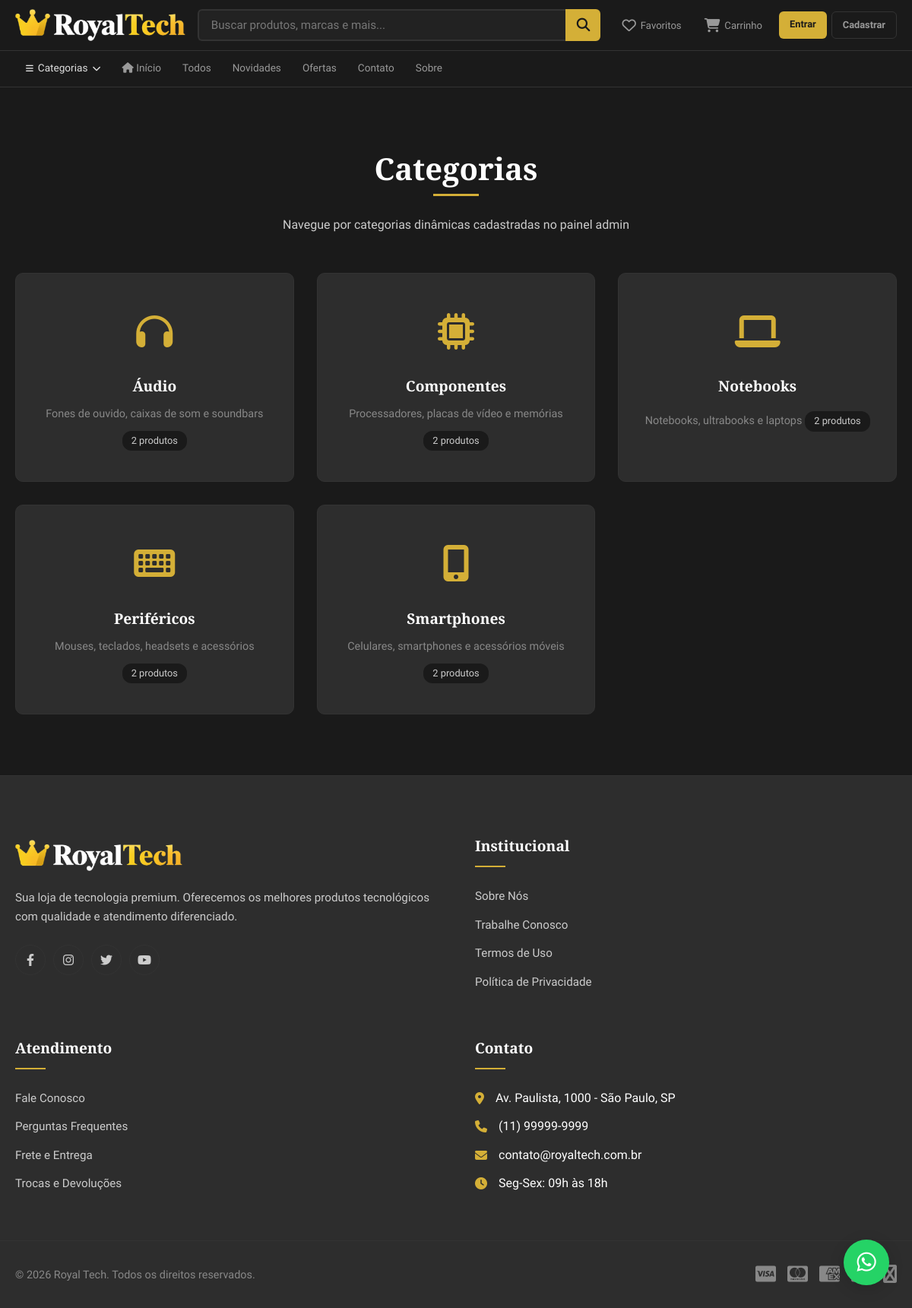
The page /pages/products/categories.php on the database its author committed.
### tables this page shows
CREATE TABLE IF NOT EXISTS e5_categories (
  id INT PRIMARY KEY AUTO_INCREMENT,
  name VARCHAR(80) NOT NULL UNIQUE,
  slug VARCHAR(100) NOT NULL UNIQUE,
  description TEXT NULL,
  created_at TIMESTAMP DEFAULT CURRENT_TIMESTAMP,
  updated_at TIMESTAMP DEFAULT CURRENT_TIMESTAMP ON UPDATE CURRENT_TIMESTAMP
);

### includes/category_icons.php (called while the page is built)
<?php
$categoryIcons = [
    'notebooks' => 'fa-laptop', 'smartphones' => 'fa-mobile-alt', 'tablets' => 'fa-tablet-alt',
    'perifericos' => 'fa-keyboard', 'audio' => 'fa-headphones', 'games' => 'fa-gamepad',
    'cameras' => 'fa-camera', 'acessorios' => 'fa-headset', 'monitores' => 'fa-tv',
    'wearables' => 'fa-clock', 'rede' => 'fa-wifi', 'cabo' => 'fa-plug',
    'componentes' => 'fa-microchip',
];

### pages/products/categories.php (the view, shortened to what this page needs)
<?php
include '../../components/header.php';
require_once __DIR__ . '/../../includes/category_icons.php';
$categories = $pdo->query('SELECT c.id, c.name, c.slug, c.description, COUNT(p.id) AS total_products FROM e5_categories c LEFT JOIN e5_products p ON p.category_id = c.id GROUP BY c.id, c.name, c.slug, c.description ORDER BY c.name')->fetchAll();
?>
<section class="section"><div class="container"><div class="section-header"><h2>Categorias</h2><p>Navegue por categorias dinâmicas cadastradas no painel admin</p></div>
<div class="categories-grid">
<?php foreach ($categories as $category): $icon = $categoryIcons[$category['slug']] ?? 'fa-folder'; ?>
  <a href="products.php?category_id=<?php echo (int) $category['id']; ?>" class="category-card">
    <div class="category-icon"><i class="fas <?php echo $icon; ?>"></i></div>
    <h4><?php echo htmlspecialchars($category['name'], ENT_QUOTES, 'UTF-8'); ?></h4>
    <span><?php echo htmlspecialchars($category['description'] ?: 'Sem descrição cadastrada.', ENT_QUOTES, 'UTF-8'); ?></span>
    <div class="category-count"><?php echo (int) $category['total_products']; ?> produtos</div>
  </a>
<?php endforeach; ?>
</div></div></section>
<?php include '../../components/footer.php'; ?>

### assets/css/style.css (style rules this page uses)
:root { --color-primary: #d4af37; --color-primary-dark: #b8962e; --color-primary-light: #e8c547; --color-black: #1a1a1a; --color-black-light: #2d2d2d; --color-black-lighter: #404040; --color-white: #ffffff; --color-white-smoke: #f5f5f5; --color-gray: #888888; --color-gray-light: #cccccc; --color-border: #333333; --color-gold: #d4af37; --font-primary: 'Rajdhani', sans-serif; --font-secondary: 'Playfair Display', serif; --transition: all 0.3s ease; --shadow: 0 5px 20px rgba(0, 0, 0, 0.15); --shadow-hover: 0 10px 30px rgba(212, 175, 55, 0.2); }
* { margin: 0; padding: 0; box-sizing: border-box; }
html { scroll-behavior: smooth; }
body { font-family: var(--font-primary); font-size: 16px; line-height: 1.6; color: var(--color-white); background-color: var(--color-black); }
a { text-decoration: none; color: inherit; transition: var(--transition); }
.container { width: 100%; max-width: 1400px; margin: 0 auto; padding: 0 20px; }
h1, h2, h3, h4, h5, h6 { font-family: var(--font-secondary); font-weight: 700; line-height: 1.3; color: var(--color-white); }
h2 { font-size: 2.5rem; }
h4 { font-size: 1.5rem; }
.section { padding: 80px 0; }
.section-header { text-align: center; margin-bottom: 50px; }
.section-header h2 { margin-bottom: 15px; position: relative; display: inline-block; }
.section-header h2::after { content: ''; position: absolute; bottom: -10px; left: 50%; transform: translateX(-50%); width: 60px; height: 3px; background: var(--color-primary); }
.section-header p { color: var(--color-gray-light); max-width: 600px; margin: 20px auto 0; }
.categories-grid { display: grid; grid-template-columns: repeat(4, 1fr); gap: 30px; }
.category-card { background: var(--color-black-light); border: 1px solid var(--color-border); border-radius: 10px; padding: 40px 30px; text-align: center; transition: var(--transition); position: relative; overflow: hidden; }
.category-card::before { content: ''; position: absolute; top: 0; left: 0; width: 100%; height: 3px; background: var(--color-primary); transform: scaleX(0); transition: var(--transition); }
.category-count { display: inline-block; margin-top: 10px; padding: 3px 12px; background: var(--color-black); border-radius: 12px; font-size: 0.8rem; color: var(--color-gray-light); }
.category-icon { font-size: 3rem; color: var(--color-primary); margin-bottom: 20px; }
.category-card h4 { font-size: 1.2rem; margin-bottom: 10px; }
.category-card span { color: var(--color-gray); font-size: 0.9rem; }
@media (max-width: 1200px) { .products-grid, .categories-grid, .features-grid, .admin-cards { grid-template-columns: repeat(3, 1fr); } }

### rows shown on the page
e5_categories: name "Áudio", description "Fones de ouvido, caixas de som e soundbars", total_products "2"
e5_categories: name "Componentes", description "Processadores, placas de vídeo e memórias", total_products "2"
e5_categories: name "Notebooks", description "Notebooks, ultrabooks e laptops", total_products "2"
e5_categories: name "Periféricos", description "Mouses, teclados, headsets e acessórios", total_products "2"
e5_categories: name "Smartphones", description "Celulares, smartphones e acessórios móveis", total_products "2"

### other values the page prints
store_config('store_address') "Av. Paulista, 1000 - São Paulo, SP"
store_config('store_phone') "(11) 99999-9999"
store_config('store_email') "contato@royaltech.com.br"
